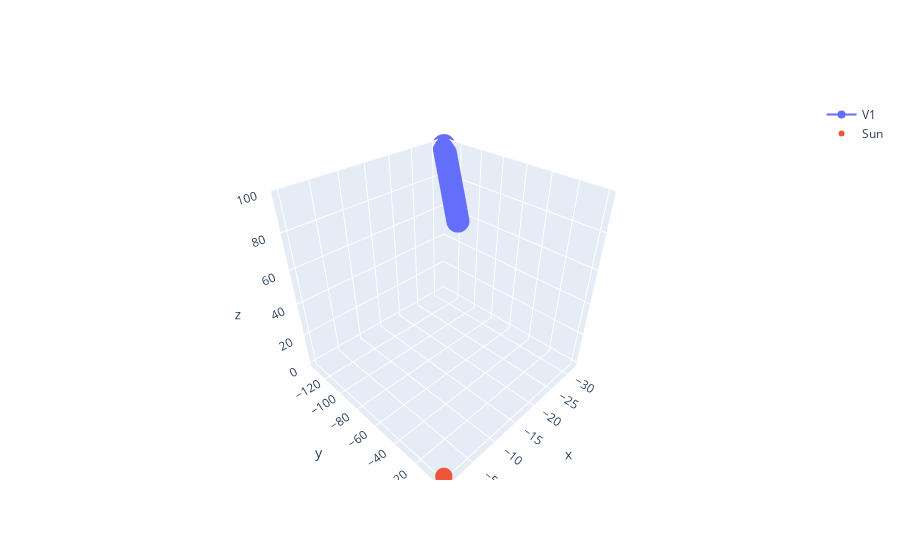

The cell this chart's notebook holds for it:
### Code cell
# use the earlier plot_3d_trajectories code or quickly:
fig = go.Figure()
fig.add_trace(go.Scatter3d(x=df_v1['x'], y=df_v1['y'], z=df_v1['z'], mode='lines+markers', name='V1'))
fig.add_trace(go.Scatter3d(x=[0], y=[0], z=[0], mode='markers', marker=dict(size=6), name='Sun'))
fig.update_layout(scene=dict(aspectmode='auto'))
fig.show()

### Figure 1 — Plotly figure (JSON) as saved in the notebook; plotly's stock layout.template omitted (floating-point values rounded to 4 significant figures; data arrays with more than 128 entries replaced by an {"elided": "..."} marker saying what was removed)
{"data": [{"mode": "lines+markers", "name": "V1", "type": "scatter3d", "x": {"elided": "300 float values"}, "y": {"elided": "300 float values"}, "z": {"elided": "300 float values"}}, {"marker": {"size": 6}, "mode": "markers", "name": "Sun", "type": "scatter3d", "x": [0], "y": [0], "z": [0]}], "layout": {"scene": {"aspectmode": "auto"}}}
